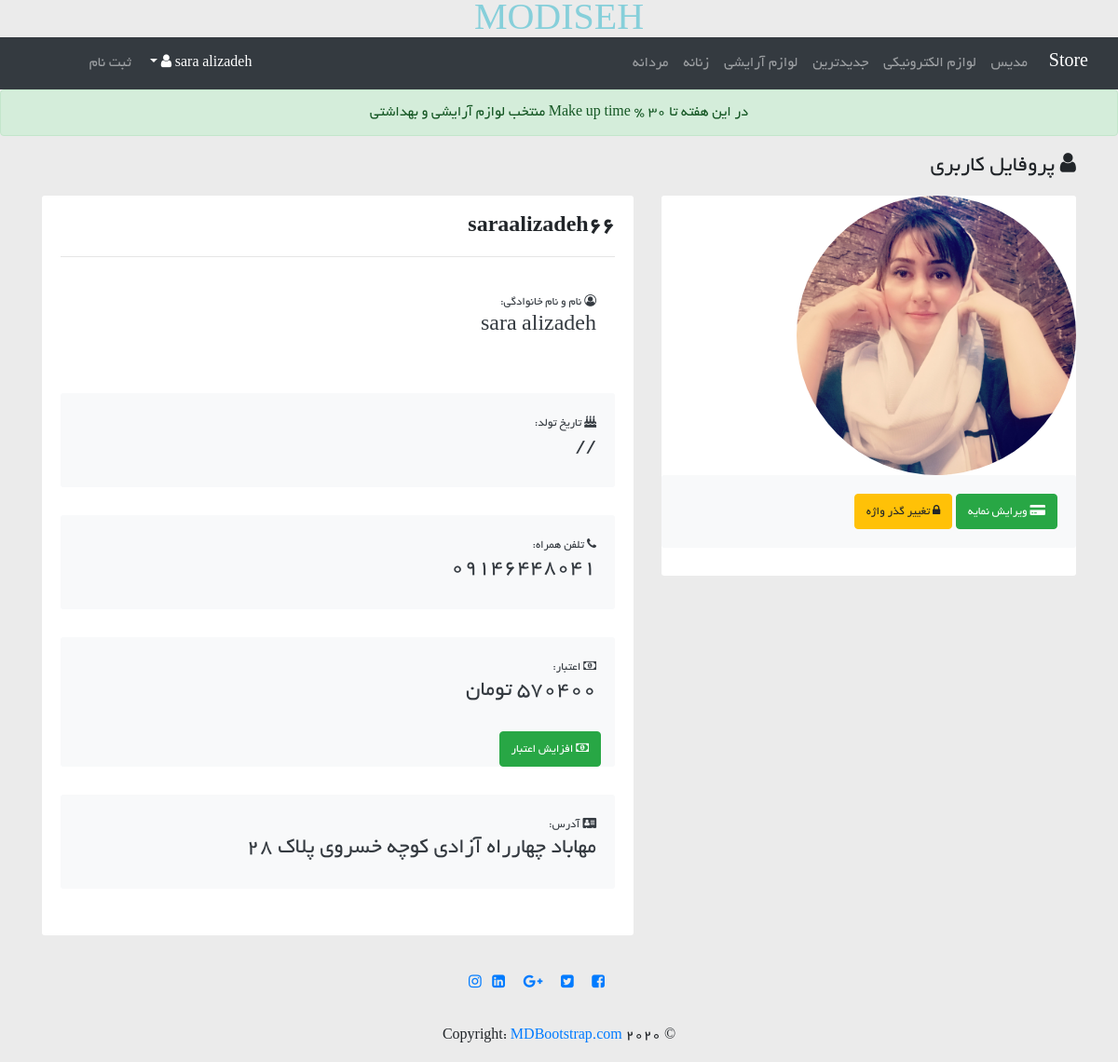
Screenshot of /accounts/profile/details (signed in) with the database file from the repository.
### accounts/models.py (models this page shows, shortened)
class Profile(models.Model):
    class Meta:
        verbose_name = 'حساب كاربري',
        verbose_name_plural = 'حساب كاربري',
    user = models.OneToOneField(User, on_delete=models.CASCADE, verbose_name='نمايه كاربري')
    mobile = models.CharField('تلفن همراه', max_length=11)
    MALE = 1
    FEMALE = 2
    GENDER_CHOICES = ((MALE, 'مرد'), (FEMALE, 'زن'))
    gender = models.IntegerField('جنسيت', choices=GENDER_CHOICES, null=True, blank=True)
    brith_date = models.DateField('تاريخ تولد', null=True, blank=True)
    address = models.TextField('آدرس', null=True, blank=True)
    profile_image = models.ImageField('تصوير', upload_to='users/profile_images/', null=True, blank=True)
    balance = models.IntegerField('اعتبار', default=0)
    @property
    def jd_brith_date(self):
        return jd.fromgregorian(
            year=self.brith_date.year,
            month=self.brith_date.month,
            day=self.brith_date.day,
        )
    def get_balance_display(self):
        return ' {} تومان '.format(self.balance)

### accounts/views.py (the view)
# urls.py: path('profile/details', views.profile_details, name='profile_details'),
def profile_details(request):
    profile = request.user.profile
    context = {
        'profile': profile
    }
    return render(request, 'accounts/profile_details.html', context)

### accounts/templates/accounts/profile_details.html (shortened to what this page needs)
{% extends "cms/base_page.html" %}
{% load static %}
{% block extra_css %}
    <link rel="stylesheet" href="https://stackpath.bootstrapcdn.com/font-awesome/4.7.0/css/font-awesome.min.css">
{% endblock %}
{% block main_content %}
    <div class="container">
        <div class="row">
        <div class="col-lg-4">
            <h4>
                <i class="fa fa-user"></i>
                پروفايل كاربري
            </h4>
        </div>
    </div>
    <div class="row">
<div class="col-md-12 col-lg-5">
  <div class="card testimonial-card mt-2 mb-3">
    <div class="avatar mx-auto white " >
        {% if profile.profile_image %}
         <img src="{{ profile.profile_image.url }}" class="rounded-circle img-responsive" style="width: 300px;" >
        {% endif %}
       <div class="card bg-light text-dark">
             <div class="card-body">
          <a class="btn btn-success" href="{% url "accounts:profile_edit" %}">
         <small>
          <i class="fa fa-credit-card-alt"></i>
             ويرايش نمايه
         </small>
           </a>
          <a class="btn btn-warning" href="#">
         <small>
          <i class="fa fa-lock"></i>
         تغيير گذر واژه
         </small>
           </a>
             </div>
        </div>
 </div>
    </div>
</div>
    <div class="col-md-12 col-lg-7">
  <div class="card testimonial-card mt-2 mb-3">
    <div class="card-body">
      <h4 class="card-title font-weight-bold" dir="rtl">{{ profile.user }}</h4>
      <hr>
        <div class="card  text-dark">
        <div class="card-body h-25">
      <small><i class="fa fa-user-circle-o"></i>
          نام و نام خانوادگي:
        </small>
           <h4>{{ profile.user.get_full_name }}</h4>
        </div>
        </div>
         <div class="card bg-light text-dark">
        <div class="card-body">
      <small><i class="fa fa-birthday-cake"></i>
          تاريخ تولد:
        </small>
          <h4>{{ profile.jd_brith_date|date:"Y/n/j" }}</h4>
        </div>
        </div>
         <div class="card bg-light text-dark">
        <div class="card-body">
      <small>
         <i class="fa fa-phone"></i>
         تلفن همراه:
        </small>
          <h4>{{ profile.mobile }}</h4>
        </div>
        </div>
         <div class="card bg-light text-dark">
        <div class="card-body">
      <small><i class="fa fa-money"></i>
          اعتبار:
        </small>
          <h4>{{ profile.get_balance_display }}</h4>
        </div>
         <div class="col-lg-4">
             <a href="#" class="btn btn-success">
      <small><i class="fa fa-money"></i>
          افزايش اعتبار
      </small>
             </a>
        </div>
        </div>
         <div class="card bg-light text-dark">
             <div class="card-body">
      <small>
          <i class="fa fa-address-card"></i>
         آدرس:
        </small>
          <h4>{{ profile.address }}</h4>
             </div>
        </div>
    </div>
    </div>
</div>
    </div>
    </div>
{% endblock %}

### cms/templates/cms/base_page.html (shortened to what this page needs)
{% load static %}
<!DOCTYPE html>
<html lang="en">
<head>
  <link rel="stylesheet" type="text/css" href="https://maxcdn.bootstrapcdn.com/bootstrap/4.5.2/css/bootstrap.min.css" >
  <link rel="stylesheet" href="https://stackpath.bootstrapcdn.com/font-awesome/4.7.0/css/font-awesome.min.css">
   <link rel="stylesheet" type="text/css" href="{% static "cms/css/main.css" %}">
    {% block extra_css %}{% endblock %}
</head>
<body>
<div class=" text-center" style="margin-bottom:10px; height:30px;" >
  <h1 style="color: #86cfda">MODISEH</h1>
</div>
{% block navbar %}
<nav class="navbar navbar-expand-sm bg-dark navbar-dark">
  <a class="navbar-brand" href="#">Store</a>
  <div class="collapse navbar-collapse" id="collapsibleNavbar">
    <ul class="navbar-nav col-lg-9">
     <li class="nav-item">
        <a class="nav-link" href="{% url "cms:Cmspost_list" %}">مديس</a>
      </li>
      <li class="nav-item">
          {% block toolbar_butttons %}
        <a class="nav-link" href="{% url "cms:Cmspost_list" %}">لوازم الكترونيكي</a>
           {% endblock %}
      </li>
      <li class="nav-item">
        <a class="nav-link" href="{% url "cms:Cmspost_list" %}">جديدترين</a>
      </li>
        <li class="nav-item">
        <a class="nav-link" href="{% url "cms:Cmspost_list" %}">لوازم آرايشي</a>
      </li>
     <li class="nav-item">
        <a class="nav-link" href="{% url "cms:Cmspost_list" %}">زنانه</a>
      </li>
     <li class="nav-item">
        <a class="nav-link" href="{% url "cms:Cmspost_list" %}">مردانه</a>
      </li>
    </ul>
  <ul class="navbar-nav col-lg-3">
       <li class="nav-item">
      {% if user.is_authenticated %}
        <div class="dropdown show">
           <a class="nav-link dropdown-toggle" href="#" role="button" id="dropdownMenuLink" data-toggle="dropdown"
              aria-haspopup="true" aria-expanded="false">
             {{ user.get_full_name }}
            <i class="fa fa-user" aria-hidden="true"></i>
       </a>
       </div>
       {%else  %}
        <a class="nav-link nav-tabs" href="{% url "accounts:login" %}">ورود</a>
     {% endif %}
      </li>
     <li class="nav-item">
        <a class="nav-link" href="{% url "accounts:login" %}">ثبت نام</a>
      </li>
  </ul>
  </div>
</nav>
{% endblock %}
 {% include "cms/_ad.html" with company="Make up time" color="success"%}
{% block main_content %}{% endblock %}
{% block footer %}
<footer class="page-footer font-small special-color-dark pt-4">
  <div class="container">
    <ul class="list-unstyled list-inline text-center">
      <li class="list-inline-item">
        <a class="btn-floating btn-fb mx-1">
          <i class="fa fa-facebook-square"></i>
        </a>
      </li>
      <li class="list-inline-item">
        <a class="btn-floating btn-tw mx-1">
          <i class="fa fa-twitter-square"></i>
        </a>
      </li>
      <li class="list-inline-item">
        <a class="btn-floating btn-gplus mx-1">
          <i class="fa fa-google-plus"></i>
        </a>
      </li>
      <li class="list-inline-item">
        <a class="btn-floating btn-li mx-1">
         <i class="fa fa-linkedin-square"></i>
        </a>
      </li>
      <li class="list-inline-item">
        <a class="btn-floating btn-dribbble mx-1">
          <i class="fa fa-instagram"></i>
        </a>
      </li>
    </ul>
  </div>
  <div class="footer-copyright text-center py-3">© 2020 Copyright:
    <a href="https://mdbootstrap.com/"> MDBootstrap.com</a>
  </div>
</footer>
{% endblock %}
</body>
</html>

### cms/static/cms/css/main.css (style rules this page uses)
body { direction: rtl; font-family:BYekan; background-color: #ebebeb; text-align: right; }

### cms/templates/cms/base_page.html (style rules this page uses)
.card { -moz-transition: all 0.5s; -o-transition: all 0.5s; -webkit-transition: all 0.5s; transition: all 0.5s; background: #fff; border-radius: .1875rem; margin-bottom: 30px; border: 0; display: inline-block; position: relative; width: 100%; box-shadow: none; }
a { outline: none !important; color: #007bff; text-decoration: none; background-color: transparent; }

### rows the page displays
Profile: profile_image (picture), user "saraalizadeh66", user.get_full_name "sara alizadeh", jd_brith_date "//", mobile "09146448041", balance "570400 تومان", address "مهاباد چهارراه آزادي كوچه خسروي پلاك 28"

### other values shown
{{ user.get_full_name }} "sara alizadeh"
